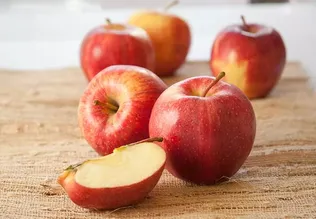
#> input picture Assets/Apples.webp, 316 x 219 px, shrunk from 770 x 533 before the run
$ python texture_pack_initiator.py
#> lines starting #> are read from the running program, lines starting #| are printed output that depends on the picture
### texture_packer.py
#try "git add ." for pushing

from PIL import Image
import logging  # not showing currently
#import numpy

#print(img.getdata)
#print(img.mode)

input_chan_lst = {
    }


def updateOutput(): # update the output image placeholder
    logging.info("output updated")

def mergeForOutput(image,active_channel):
    input_chan_lst[active_channel] = image


# [45 lines left out: functions combineChannels, lockChannels, separateChannels, handler, not called in this run]


"""
# this one gets separate files for channels
RED_CHANNEL = InputData("R")
GREEN_INPUT = InputData("G")
BLUE_INPUT = InputData("B")
"""


"""
class OutputData(format = "RGBA", all_channels = None):
    Output = Image.merge(format,(all_channels = None))
    pass
"""


"""
print(f"\nRED CHANNEL: {numpy.array(img.getchannel('R'))}")
print(f"\nALPHA CHANNEL: {numpy.array(img.getchannel('A'))}")

"""
# [15 lines of commented-out code are left out]

### texture_pack_initiator.py
import texture_packer as tp
#from os import path
from importlib import reload

reload(tp)

# depriated
"""
import imp
imp.reload(tp)
"""

"""
# locate folder
AFolder = "X:/Level 5/5001/Tool Texture RePacker/Assets/"
BFolder =  "E:/Escape studios/CT5001/Tool-Texture-RePacker/Assets/" # this is wrong
if path.isdir(AFolder):
    Folder = AFolder
else:
    Folder = BFolder
"""

# 1. User provides image file
openImg = tp.Image.open
img = tp.Image.open(f"./Assets/Apples.webp") #.convert("RGBA")
#> img is the input picture: PIL image 316x219 RGB; mean R, G, B 199.3, 147.7, 124.9
img_orm = tp.Image.open(f"./Assets/sample_orm_tex.jpg")
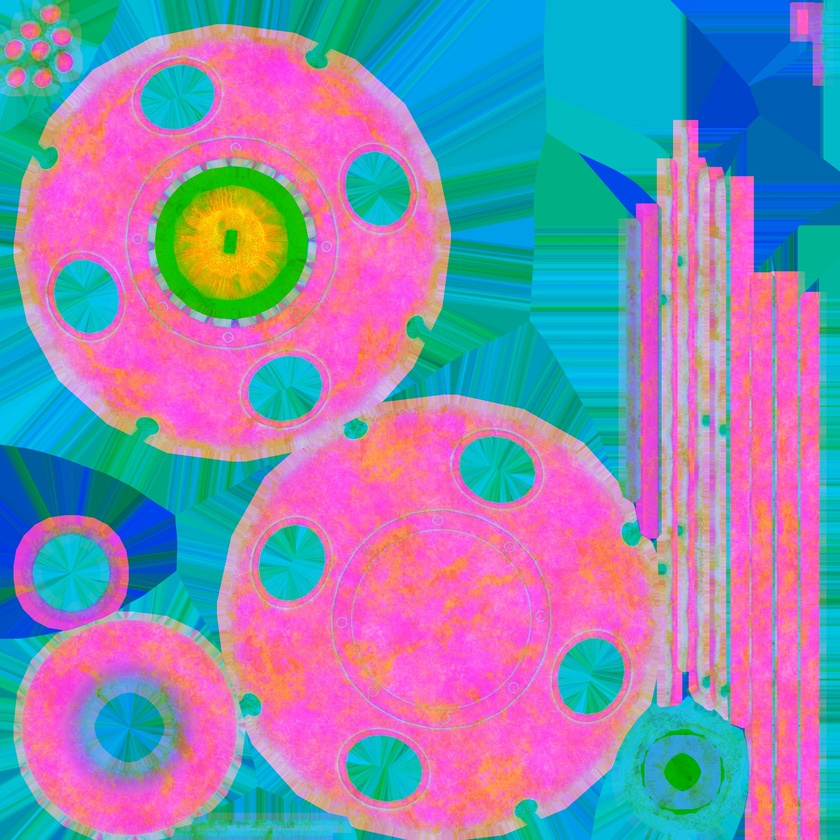
#> input picture Assets/sample_orm_tex.jpg, 840 x 840 px, shrunk from 2048 x 2048 before the run
#> img_orm is the input picture: PIL image 840x840 RGB; mean R, G, B 136.8, 137.1, 176.4

R_img = openImg (f"./Assets/R.jpg")
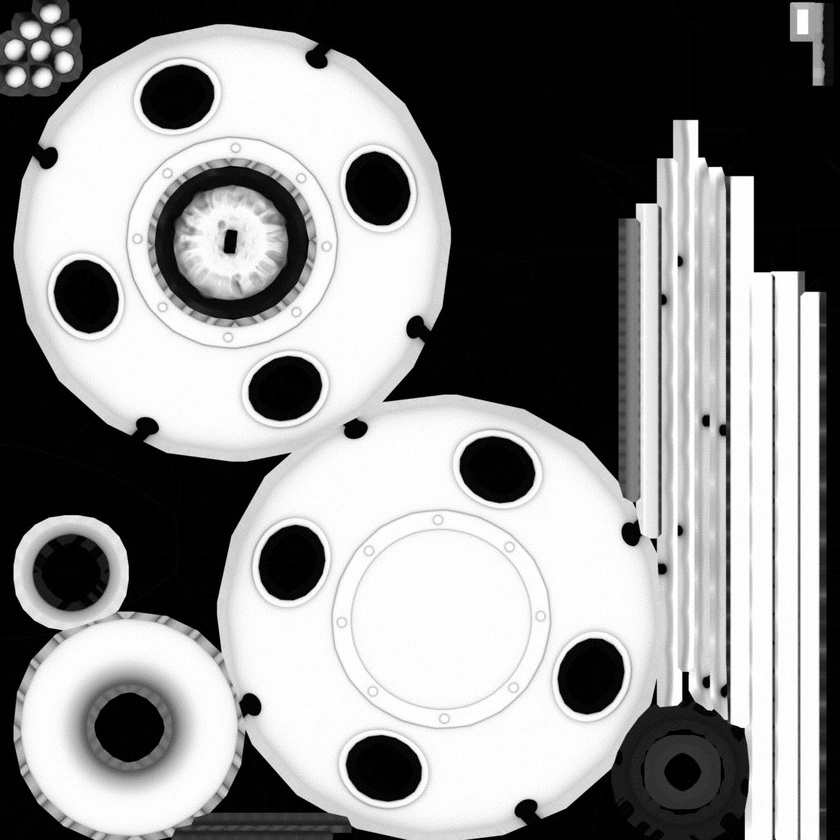
#> input picture Assets/R.jpg, 840 x 840 px, shrunk from 2048 x 2048 before the run
#> R_img is the input picture: PIL image 840x840 L; min 0, max 255, mean 136.8
G_img = openImg (f"./Assets/G.jpg")
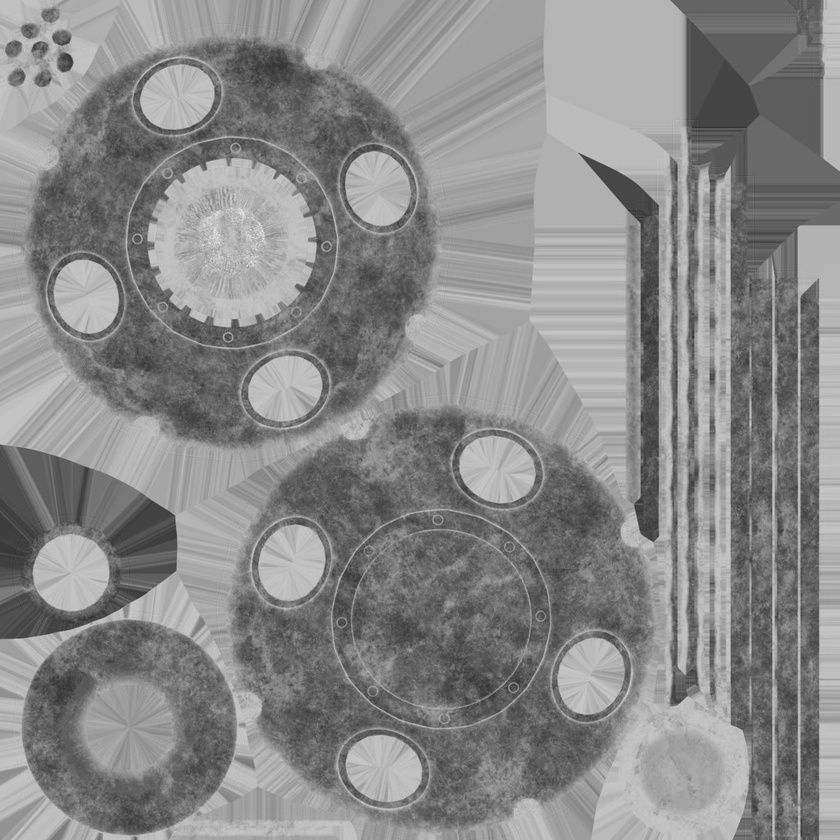
#> input picture Assets/G.jpg, 840 x 840 px, shrunk from 2048 x 2048 before the run
#> G_img is the input picture: PIL image 840x840 L; min 49, max 231, mean 137.1
B_img = openImg (f"./Assets/B.jpg")
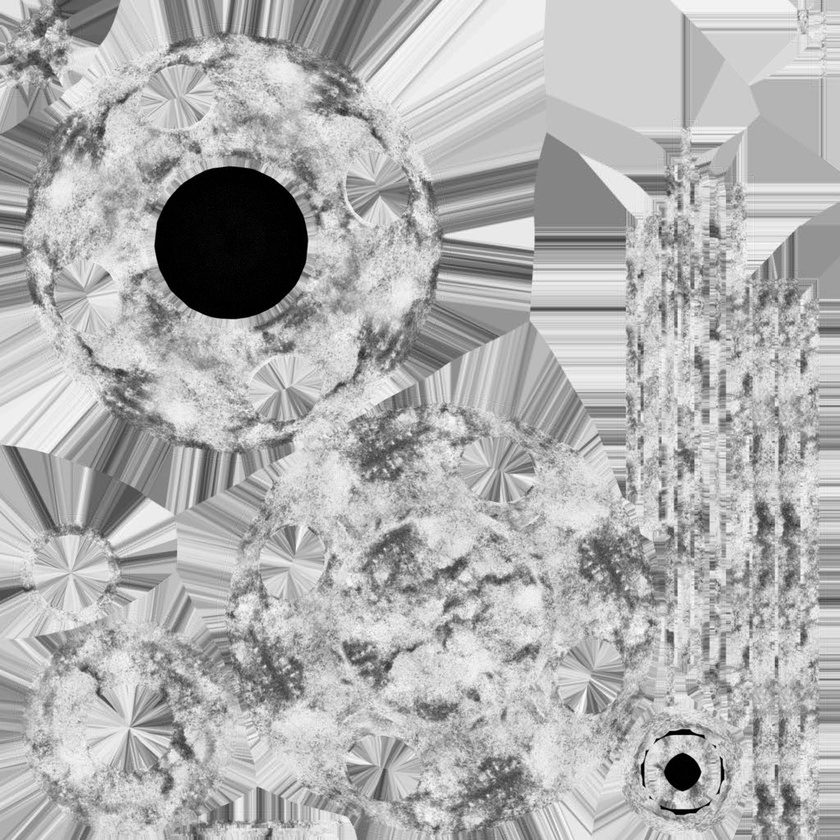
#> input picture Assets/B.jpg, 840 x 840 px, shrunk from 2048 x 2048 before the run
#> B_img is the input picture: PIL image 840x840 L; min 0, max 255, mean 176.4


#img_orm.show()

tp.handler(img_orm)
#> the loop in separateChannels, `for chan in col_space:` made 3 passes
#| R <PIL.Image.Image image mode=L size=840x840 at 0x7F29781752D0>
#| G <PIL.Image.Image image mode=L size=840x840 at 0x7F29781752D0>
#| B <PIL.Image.Image image mode=L size=840x840 at 0x7F29899B5D10>

# [5 lines of commented-out code are left out]
